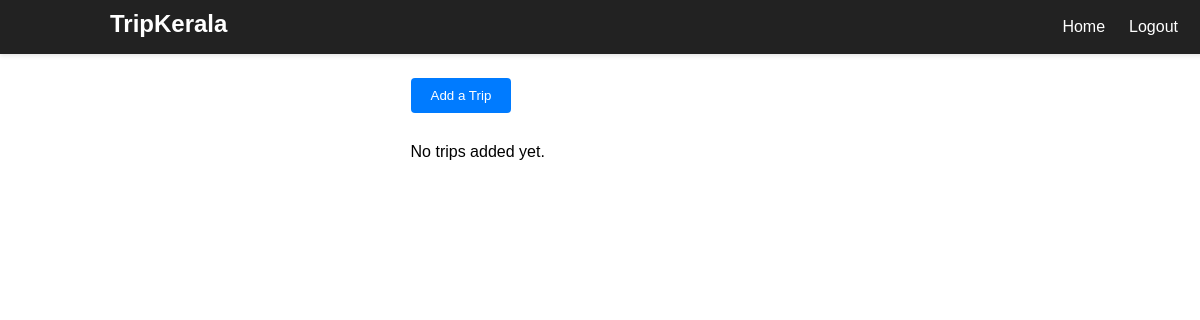
The app's page /user/bucket (signed in), older data.
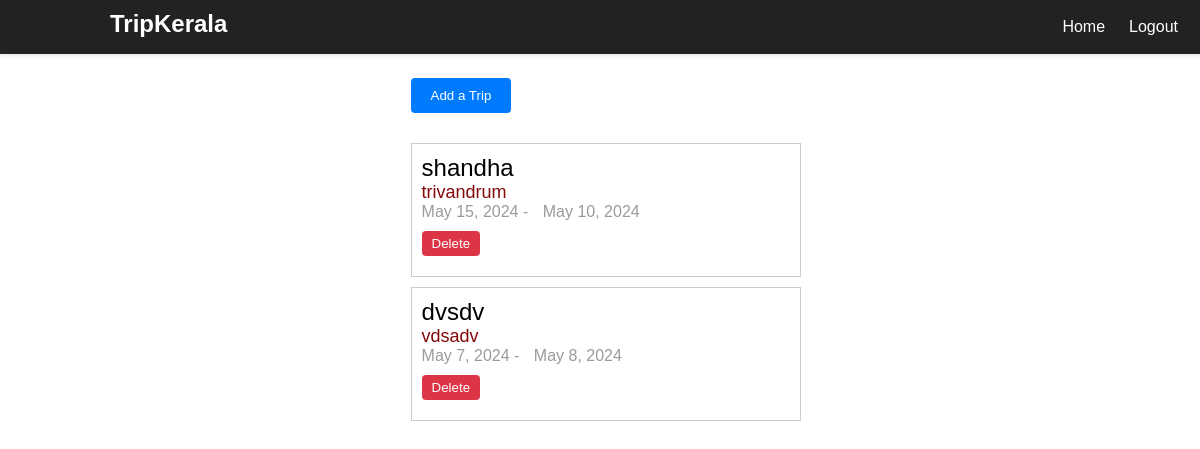
The same page, newer data.
### tk/models.py (models this page shows, shortened)
class BucketListItem(models.Model):
    user = models.ForeignKey(User, on_delete=models.CASCADE)
    trip_name = models.CharField(max_length=100, blank=True)
    destination_city = models.CharField(max_length=100)
    start_date = models.DateField()
    end_date = models.DateField()

### tk/views.py (the view)
# urls.py: path('bucket', views.main_page, name='bucket'),  # URL for the main page
@login_required
def main_page(request):
    bucket_list = BucketListItem.objects.filter(user=request.user)
    return render(request, 'bucket/main_page.html', {'bucket_list': bucket_list})

### tk/templates/bucket/main_page.html (shortened to what this page needs)
{% load static%}
<!DOCTYPE html>
<html lang="en">
<head>
    <link rel="stylesheet" href="{% static 'bucket/main_page.css' %}">
</head>
<body>
    <nav class="navbar">
        <div class="navbar-left">
            <div style="font-family:Arial, Helvetica, sans-serif ; color: white; font-size: x-large; font-weight: bold; padding-left: 100px;">TripKerala</div>
        </div>
        <div class="navbar-right">
            <a href="{% url 'welcome' %}" class="nav-link" style="font-family:Arial, Helvetica, sans-serif;">Home</a>
            <a href="{% url 'signout' %}" class="nav-link" style="font-family:Arial, Helvetica, sans-serif;">Logout</a>
        </div>
    </nav>
    <div class="container" style="padding-left: 34%;">
        <h1>Bucket List</h1>
        <a href="{% url 'add_trip' %}"><button>Add a Trip</button></a>
        <div class="bucket-list">
            {% if bucket_list %}
                <ul>
                    {% for item in bucket_list %}
                        <li>
                            <div style="font-family: Arial, Helvetica, sans-serif; color: black; font-size: x-large;">{{ item.trip_name }}</div>
                            <div style="font-family: Arial, Helvetica, sans-serif; color: rgb(131, 8, 8); font-size: large;">{{ item.destination_city }}</div>
                            <span style="font-family: Arial, Helvetica, sans-serif; color: rgb(155, 154, 154); font-size: medium;">{{ item.start_date }} -</span>
                            <span style="font-family: Arial, Helvetica, sans-serif; color: rgb(155, 154, 154); font-size: medium;">{{ item.end_date }}</span>
                            <form action="{% url 'delete_trip' item.id %}" method="post">
                                <button type="submit" style="margin-top: 10px;">Delete</button>
                            </form>
                        </li>
                    {% endfor %}
                </ul>
            {% else %}
                <p>No trips added yet.</p>
            {% endif %}
        </div>
    </div>
</body>
</html>

Row changes from the older to the newer data that the page shows:
added BucketListItem: trip_name "shandha", destination_city "trivandrum", start_date "May 15, 2024", end_date "May 10, 2024"
added BucketListItem: trip_name "dvsdv", destination_city "vdsadv", start_date "May 7, 2024", end_date "May 8, 2024"
Text that changed along with them:
text no longer shown: "No trips added yet."
